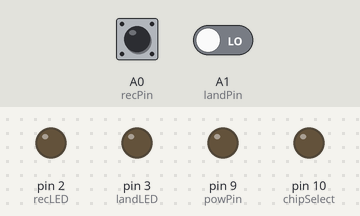
Bench run of a sketch on a simulated Arduino Uno, built with avr-gcc and run on an emulated ATmega328P. Shown: output pins drawn as LEDs (lit = HIGH). Dashed ring = blinking. The test bench sets the inputs (shaded band); at power-on: A0 (recPin) HIGH, A1 (landPin) LOW. Storage starts empty; the modem accepts every AT command (registered, SIM ready, sends succeed) and sends nothing else; what the sketch prints to the serial monitor is not drawn.

Above: at 1.9 s.
2.0 s: A0 (recPin) pulsed LOW 2 times (0.12 s each, 0.3 s apart)
At 3.0 s:
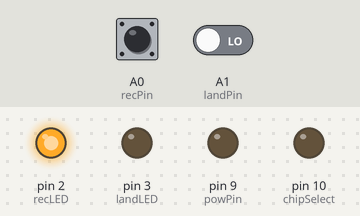
4.1 s: A1 (landPin) driven HIGH
At 9.4 s:
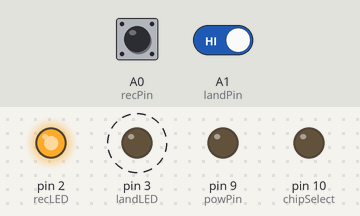
Timing chart, 0 to 15.6 s (numbered marks = the images above; inputs shaded):
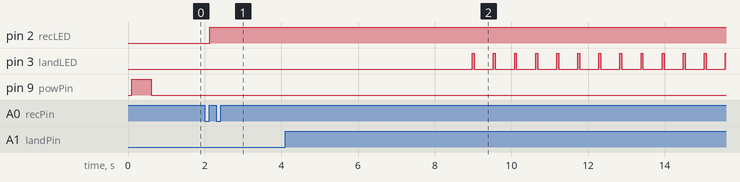

Measured:
- after the input at 2.0 s, pin 2 (recLED): LOW → HIGH after 0.13 s
- after the input at 4.1 s, pin 3 (landLED): alternates HIGH for 0.05 s and LOW for 0.50 s, starting after 4.9 s

The sketch:

Processing_Unit_032914_BACKUP.ino
```cpp
/*
MOVE GPRSSERIAL.BEGIN TO AFTER LAND TRIGGERING
 */

#define debugMode  // Comment out this line to write to SD via SPI instead of serial monitor
#define verboseSerial  // Comment out this line to eliminate extra, non-essential serial prints

#include <SdFat.h>
#include <SoftwareSerial.h>
#include <TinyGPS.h>

#define powPin 9
#define chipSelect 10

#define readyPin A2
#define recPin A0
#define landPin A1
#define recLED 2
#define landLED 3

unsigned long targetNumb = 2145635266;

SdFat sd;
SdFile dataFile;

TinyGPS gps;
SoftwareSerial gpsSerial(4, 255);
SoftwareSerial sensSerial(5, 6);
SoftwareSerial gprsSerial(7, 8);

//String dateString;
//String timeString;

String gpsCoord;

boolean recState = false;
boolean transmitState = false;

void powerUp() {
  digitalWrite(powPin, LOW);
  delay(100);
  digitalWrite(powPin, HIGH);
  delay(500);
  digitalWrite(powPin, LOW);
  delay(100);
}

/*void gprsBootLoop() {
 Serial.print(F("Initializing GPRS..."));
 while(dateString == 0) {  // Attempt to read date/time from GPRS continuously until data received
 getDateTime();
 delay(1000);
 }
 Serial.println(F("GPRS ready."));
 }*/

void setup() {
  Serial.begin(19200);
  sensSerial.begin(19200);

  pinMode(powPin, OUTPUT);
  pinMode(chipSelect, OUTPUT);
  pinMode(readyPin, INPUT);
  pinMode(recPin, INPUT);
  pinMode(recLED, OUTPUT);
  pinMode(landPin, INPUT);
  pinMode(landLED, OUTPUT);

  powerUp();

  if(!sd.begin(chipSelect, SPI_FULL_SPEED)) {
    sd.initErrorHalt();
  }
  Serial.println(F("SD card initialized."));
  Serial.println();

  if(readyPin == LOW) {
    Serial.print(F("Please wait. Altimeter calibration in progress..."));
    while(readyPin == LOW) {
      delay(100);
    }
    Serial.println(F("calibration complete."));
  }
  Serial.println(F("Sensors ready. Press button to begin data acquisition."));
  Serial.println();
}

void loop() {
  recCheck();
  while(recState == true && transmitCheck() == false) {
#ifdef debugMode
    while(sensSerial.available()) {
      Serial.write(sensSerial.read());
      if(transmitCheck() == true) break;
    }
#else
    if(dataFile.open("REALTEST.TXT", O_RDWR | O_CREAT | O_AT_END)) {
      while(sensSerial.available()) {
        dataFile.write(sensSerial.read());
        if(transmitCheck() == true) break;
      }
      dataFile.close();
    }
    else {
      sd.errorHalt("Failed to open file.");
    }
#endif
  }
  while(recState == true && transmitState == true) {
    if(!sensSerial.available()) {
      while(!sensSerial.available()) {
        delay(1);
      }
    }
    if(sensSerial.available()) {
      while(sensSerial.available()) {
        char c = sensSerial.read();
        gpsCoord += c;
        delay(1);
      }
    }
    //printLocation();
    smsLocation();

    endProgram();
  }
  delay(100);
}

boolean transmitCheck() {
  if(digitalRead(landPin) == HIGH) {
    transmitState = true;
  }
  return transmitState;
}

boolean recCheck() {
  if(digitalRead(recPin) == 0) {
    recState = !recState;
    while(digitalRead(recPin) == 0) {
      delay(100);
    }
    if(recState == true) {
      digitalWrite(recLED, HIGH);
    }
    else {
      digitalWrite(recLED, LOW);
    }
  }
  return recState;
}

void smsLocation() {
  gprsSerial.begin(19200);
  delay(1000);
#ifdef verboseSerial
  Serial.println(F("GPRS connection initiated."));
  delay(500);
#endif
  gprsSerial.println(F("AT+CMGF=1"));
  delay(100);
  gprsSerial.print(F("AT+CMGS=\"+1"));
  delay(100);
  gprsSerial.print(targetNumb);
  delay(100);
  gprsSerial.println("\"");
  delay(100);
  gprsSerial.print(F("https://maps.google.com/maps?q="));
  delay(100);
  gprsSerial.print(F("Landing+Site@"));
  delay(100);
  gprsSerial.print(gpsCoord);
  delay(100);
  gprsSerial.println(F("&t=h&z=18"));
  delay(100);
  gprsSerial.println((char)26);
  delay(1000);

#ifdef verboseSerial
  Serial.println(F("Coordinates sent via SMS."));
  delay(1000);
#endif
#ifdef debugMode
  Serial.println(gpsCoord);
#endif
}

void printLocation() {
  Serial.println(F("AT+CMGF=1"));
  delay(100);
  Serial.print(F("AT+CMGS=\"+1"));
  delay(100);
  Serial.print(targetNumb);
  delay(100);
  Serial.println("\"");
  delay(100);
  Serial.print(F("https://maps.google.com/maps?q="));
  delay(100);
  Serial.print(F("(Landing+location)@"));
  delay(100);
  Serial.print(gpsCoord);
  delay(100);
  Serial.println(F("&t=h&z=18&output=embed"));
  delay(100);
  Serial.println((char)26);
  delay(1000);

#ifdef verboseSerial
  Serial.println(F("Coordinates sent via SMS."));
  delay(1000);
#endif
#ifdef debugMode
  Serial.println(gpsCoord);
#endif
}

/*void getDateTime() {
 String rawDateTime = "";  // Clear rawDateTime string for use on next read
 dateString = "";
 timeString = "";
 String year = "";  // Clear year string before reading from GPRS
 String month = "";  // Clear month string before reading from GPRS
 String day = "";  // Clear day string before reading from GPRS

 gprsSerial.println(F("AT+CCLK?"));  // Read date/time from GPRS
 if(gprsSerial.available()) {  // If data is coming from GPRS
 while(gprsSerial.available()) {  // Read the data into string from incoming bytes while they're available
 char c = gprsSerial.read();  // Read each byte sent, one at a time, into storage variable
 rawDateTime += c;  // Add character to the end of the data string to be written to SD later
 }
 for(int y = 8; y < 10; y++) {  // Parse out year characters from rawDateTime
 year += String(rawDateTime.charAt(y));
 }
 for(int mo = 11; mo < 13; mo++) {  // Parse out month characters from rawDateTime
 month += String(rawDateTime.charAt(mo));
 }
 for(int d = 14; d < 16; d++) {  // Parse out day characters from rawDateTime
 day += String(rawDateTime.charAt(d));
 }
 for(int t = 17; t < 25; t++) {  // Parse out time characters from rawDateTime
 timeString += String(rawDateTime.charAt(t));
 }

 // Construct US formatted date string (M/D/Y)
 dateString += String(month);
 dateString += "/";
 dateString += String(day);
 dateString += "/";
 dateString += String(year);
 }
 }*/

void endProgram() {
  boolean endTrigger = true;
  while(endTrigger == true) {
    digitalWrite(landLED, LOW);
    delay(500);
    digitalWrite(landLED, HIGH);
    delay(50);
  }
}
```
